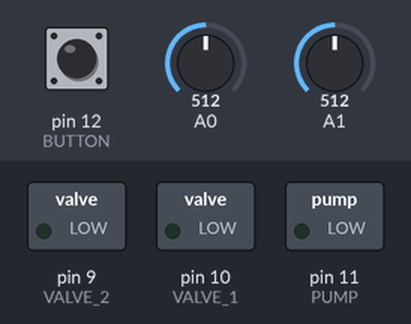
Bench run of a sketch on a simulated Arduino Uno, built with avr-gcc and run on an emulated ATmega328P. Parts: switched loads named in the sketch (green lamp = pin HIGH). The test bench sets the inputs (shaded band); at power-on: pin 12 (BUTTON) LOW, A0 = 512, A1 = 512.

Above: at 1.2 s.
1.3 s: pin 12 (BUTTON) pulled HIGH for 0.15 s
At 2.0 s:
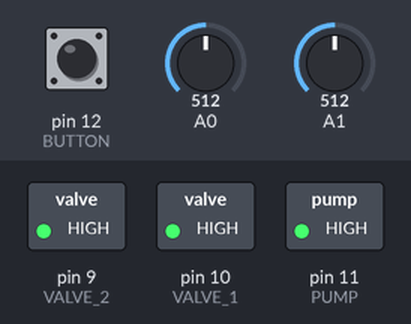
2.9 s: A0 set to 978
4.4 s: A0 set to 998
At 4.8 s:
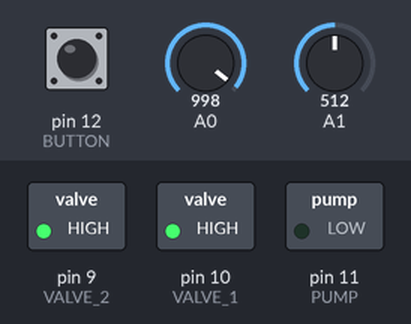
At 8.5 s:
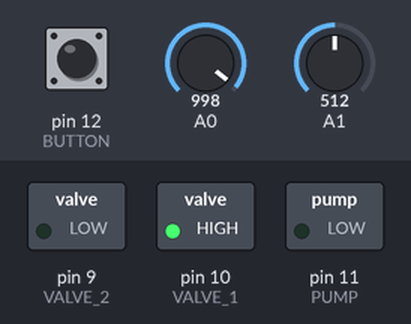
Timing chart, 0 to 10.0 s (numbered marks = the images above; inputs shaded):
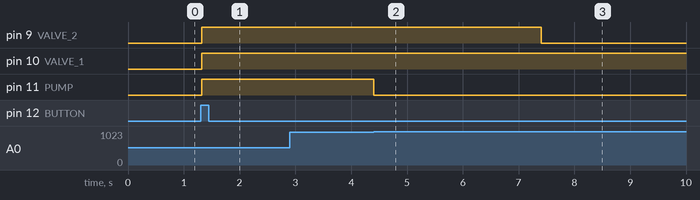

The sketch:

OSZI-BPM_v8.ino
```cpp
///Variablen Presure and Oszilometry Signal/////////////////////////////////////////////////////////////////////
volatile float P0Sensor = 75.3437;
volatile float PSensor = 0.0;
volatile float mSensor = 0.4626;
volatile uint16_t OSZsig = 0;
volatile float P0correction = 0;

volatile int16_t OSZMax = 0;
volatile uint16_t OSZDBPCrit = 0;
volatile uint16_t OSZSBPCrit = 0;
volatile uint16_t OSZDBPBottom = 0;

volatile float MAP = 0.0;
volatile float DBP = 0.0;
volatile float SBP = 0.0;

boolean BPMesure = false;

boolean FirstEnvelopePeak = true;
volatile uint32_t TimeMillis = 0;
volatile uint32_t TimeBeatDetected = 0;
volatile uint32_t BeatToBeatTime = 0;
volatile uint32_t n = 0;
volatile uint16_t BPM = 0;
volatile uint16_t BPM_Values[5];
volatile uint32_t EnvelopeBufferTime = 0;
volatile uint16_t OSZEnvelope = 0;
uint16_t OSZEnvelopeThreshold = 425;
volatile uint16_t OSZEnvelopeMax = 0;
boolean EnvelopeDetection = false;
boolean EnvelopePeakDetected = false;
volatile float POSZEnvelope = 0;
volatile uint16_t OSZValues[300];
volatile uint16_t PValues[300];
volatile uint16_t NoPeakTime = 0;
volatile uint16_t PresureMesureLevel = 150;


boolean CancelMesure = false;
boolean BeatDetected = false;
boolean PumpUp = false;
boolean displayVal = false;

char SerialCommand;

///Function ADCread//////////////////////////////////////////////////////////////////////////////////////////////
uint16_t ADCread(uint8_t adcpin){
  uint8_t ADCLval = 0;
  uint8_t ADCHval = 0;
  ADMUX  &= (0xF0);
  ADMUX  |= (adcpin & 0x0F);
  ADCSRA |= (1 << ADSC);
  while(!(ADCSRA & (1 << ADIF)));
  ADCLval = ADCL;
  ADCHval = ADCH;
  ADCSRA |= (1 << ADIF);
  return (ADCHval<<2)|(ADCLval>>6);
}

///Timer2 Interupt Service Routine (4ms)/////////////////////////////////////////////////////////////////////////////////
ISR(TIMER2_COMPA_vect){
  EnvelopeBufferTime=EnvelopeBufferTime+4;
  NoPeakTime=NoPeakTime+4;
  OSZsig  = (0.6859*OSZsig+0.3141*ADCread(1));
  PSensor = 0.6859*PSensor+0.3141*((mSensor*ADCread(0))-P0Sensor); ///Presur Signal Sensor Filterd Lowpass 15Hz
}

///Setup//////////////////////////////////////////////////////////////////////////////////////////////////////////////////
void setup() {

  cli(); // Disable Interupts

///Setup ADCread////////////////////////////////////////////////////////////////////////////////////////////////////////
  ADCSRA  = 0x00;
  ADCSRB  = 0x00;
  ADMUX  |= (1 << REFS0);
  ADMUX  |= (1 << ADLAR);
  ADCSRA |= (1 << ADPS0)|(1 << ADPS2) ;
  ADCSRA |= (1 << ADEN);

///Setup Timer2//////////////////////////////////////////////////////////////////////////////////////////////////////////
  TCCR2A = 0x00;
  TCCR2B = 0x00;
  TCNT2  = 0x00;
  TCCR2A |=  (1<<WGM21);
  TCCR2B |=  (1<<CS21)|(1<<CS22);
  OCR2A   =   250-1;
  TIMSK2 |=  (1<<OCIE2A);

  sei(); // Enable Interupts

///Setup Digital Pins///////////////////////////////////////////////////////////////////////////////////////////////////
  pinMode(12,INPUT);  //BUTTON
  pinMode(11,OUTPUT);  //PUMP
  pinMode(10, OUTPUT); //VALVE 1
  pinMode(9, OUTPUT); //VALVE 2
  digitalWrite(11,LOW);
  digitalWrite(10,LOW);
  digitalWrite(9,LOW);

///Serial Setup (9600 Baud)////////////////////////////////////////////////////////////////////////////////////////////
  Serial.begin(9600);
}

void loop() {

//Abfrage des Seriellen Buffers wenn ein 'R' gesendet wurde Startet die Messung wenn ein 'S' gesendet wurde Stopt die Messung
  if(Serial.available()){
    SerialCommand = Serial.read();
    if(SerialCommand=='R'){
      PumpUp = true;
      for(uint8_t i=0 ; i<5 ; i++){
        P0correction = P0correction + PSensor;
        delay(5);
      }
      P0correction = P0correction/5;
      P0Sensor = P0Sensor+P0correction;
      P0correction=0;
      Serial.flush();
    }
    else if(SerialCommand=='S'){
      BPMesure = false;
      PumpUp = false;
      EnvelopeBufferTime = 0;
      OSZEnvelope = OSZEnvelopeThreshold;
      OSZMax = 0;
      SBP = 0;
      MAP = 0;
      DBP = 0;
      digitalWrite(10,LOW);
      digitalWrite(9,LOW);
      Serial.flush();
      for(uint16_t i = 0 ; i < 300 ; i++){
        OSZValues[i] = 0;
        PValues[i] = 0;
      }
    }
    else{
      Serial.flush();
    }
  }

//Wenn der Taster gedrückt wurde Startet eine messung
  if(digitalRead(12)==HIGH){
    PumpUp = true;
    for(uint8_t i=0 ; i<5 ; i++){
      P0correction = P0correction + PSensor;
      delay(5);
    }
    P0correction = P0correction/5;
    P0Sensor = P0Sensor+P0correction;
    P0correction=0;
  }

//Das Aufpumpen der Manschette Startet
  while(PumpUp==true){
    digitalWrite(10,HIGH);
    digitalWrite(9,HIGH);
    digitalWrite(11,HIGH);

    if(Serial.available()){
      SerialCommand = Serial.read();
      if(SerialCommand=='S'){
        BPMesure = false;
        PumpUp = false;
        EnvelopeBufferTime = 0;
        OSZEnvelope = OSZEnvelopeThreshold;
        OSZMax = 0;
        BPM = 0;
        SBP = 0;
        MAP = 0;
        DBP = 0;
        digitalWrite(11,LOW);
        digitalWrite(10,LOW);
        digitalWrite(9,LOW);
        Serial.flush();
      }
      else{
        Serial.flush();
      }
    }

    if(PSensor > 220){
      digitalWrite(11,LOW);
      delay(1000);
      PumpUp = false;
      BPMesure = true;
      OSZEnvelope = OSZEnvelopeThreshold;
      EnvelopeBufferTime = 0;
      OSZMax = 0;
      SBP = 0;
      MAP = 0;
      DBP = 0;
      NoPeakTime = 0;
      PresureMesureLevel = PSensor;
    }
  }

  if((BPMesure==true)&&(PSensor > 20.0)){

///Envelope Detection/////////////////////////////////////////////////////////////////////////////
    if(OSZsig > OSZEnvelope){
      EnvelopeBufferTime = 0;
      OSZEnvelope = OSZsig;
      POSZEnvelope = PSensor;
      EnvelopeDetection = true;
    }

    if((EnvelopeBufferTime > 150)&&(EnvelopeDetection==true)){
      OSZEnvelopeMax = OSZEnvelope;

      if(OSZEnvelopeMax > 970){
        OSZEnvelope = OSZEnvelopeThreshold;
        EnvelopeBufferTime = 0;
        EnvelopeDetection = false;
      }

      if(FirstEnvelopePeak == false){

        for(uint16_t i = 0 ; i < 299 ; i++){
          OSZValues[i] = OSZValues[i+1];
          PValues[i] = PValues[i+1];
        }

          OSZValues[299] = OSZEnvelopeMax-425;
          PValues[299] = POSZEnvelope;
          OSZEnvelope = OSZEnvelopeThreshold;
          EnvelopePeakDetected = true;

          if(OSZEnvelopeMax > OSZMax){
            OSZMax = OSZEnvelopeMax;
            MAP = POSZEnvelope;
            OSZDBPCrit = (OSZMax-425)*0.81;
            OSZSBPCrit = (OSZMax-425)*0.45;
          }

      }

//Verringerung des Druckes zur Aufnahme eines neuem Messwertes
      if(EnvelopePeakDetected==true){
        PresureMesureLevel = PresureMesureLevel-5;
        while(PSensor > PresureMesureLevel){
          digitalWrite(9,LOW);
        }
        digitalWrite(9,HIGH);
        delay(1000);
        FirstEnvelopePeak=true;
        NoPeakTime = 0;
      }
      EnvelopePeakDetected = false;
      FirstEnvelopePeak = false;
      EnvelopeDetection = false;
    }

//Wenn für 2sec keine Oszillation detektiert wurde wird der Druck in der Manschette verringert
    if(NoPeakTime > 2000){
      PresureMesureLevel = PresureMesureLevel-5;
      while(PSensor > PresureMesureLevel){
        digitalWrite(9,LOW);
      }
      digitalWrite(9,HIGH);
      delay(1000);
      FirstEnvelopePeak=true;
      NoPeakTime = 0;
    }

///SBP-DBP Detection//////////////////////////////////////////////////////////////////////////////////
    if((OSZValues[296] > OSZValues[297])&&(OSZValues[297] <= (OSZDBPCrit))&&(OSZValues[296] > (OSZDBPCrit))&&(OSZValues[297] > OSZValues[298])&&(OSZValues[297] > OSZValues[299])){
      DBP = PValues[297];
      for(uint16_t i = 0 ; i < 300 ; i++){
        if((OSZValues[i] < OSZSBPCrit)&&(OSZValues[i+1] <= OSZSBPCrit)&&(OSZValues[i+2] > OSZSBPCrit)){
          SBP=PValues[i+1];
          break;
        }
      }
      BPMesure = false;
      if(SBP > 0){
      displayVal = true;
      }
      else{
        Serial.print(String("BD")+00);
        Serial.println(String("b")+00);
      }
      for(uint16_t i = 0 ; i < 300 ; i++){
        OSZValues[i] = 0;
        PValues[i] = 0;
      }
    }
  }
  else{
    BPMesure = false;
    digitalWrite(10,LOW);
    digitalWrite(9,LOW);
  }


//Übertragung der Blutdruckwerte.
  if(displayVal == true){
//    Serial.print(PSensor);
//    Serial.print('\t');
//    Serial.print(OSZsig);
//    Serial.print('\t');
    Serial.print(String("BD")+int(SBP));
//    Serial.print('\t');
//    Serial.print(String("MAP: ")+MAP);
//    Serial.print('\t');
    Serial.println(String("b")+int(DBP));
//    Serial.println();
    displayVal = false;
  }
}
```

Measured:
- the behaviour switches between 987 and 988 on A0 (found by bisection; images 1 and 2)
- after the input at 1.3 s, pin 9 (VALVE_2), pin 10 (VALVE_1), pin 11 (PUMP): LOW → HIGH at once
- after the input at 2.9 s, every drawn part: stays the same
- after the input at 4.4 s, pin 9 (VALVE_2): HIGH → LOW after 3.0 s; pin 11 (PUMP): HIGH → LOW at once
